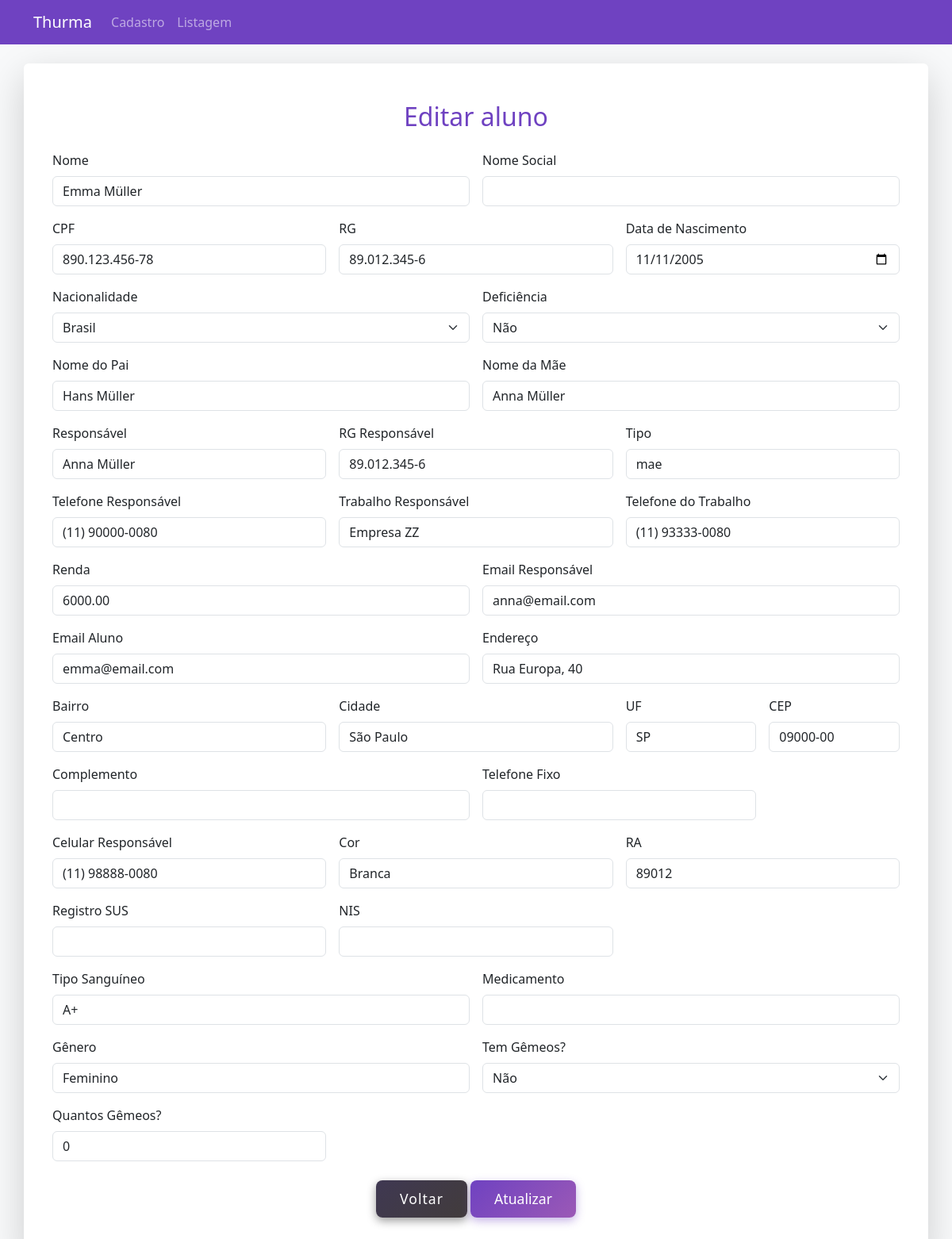
Before: /editar_aluno.php?id=240 with the older database file.
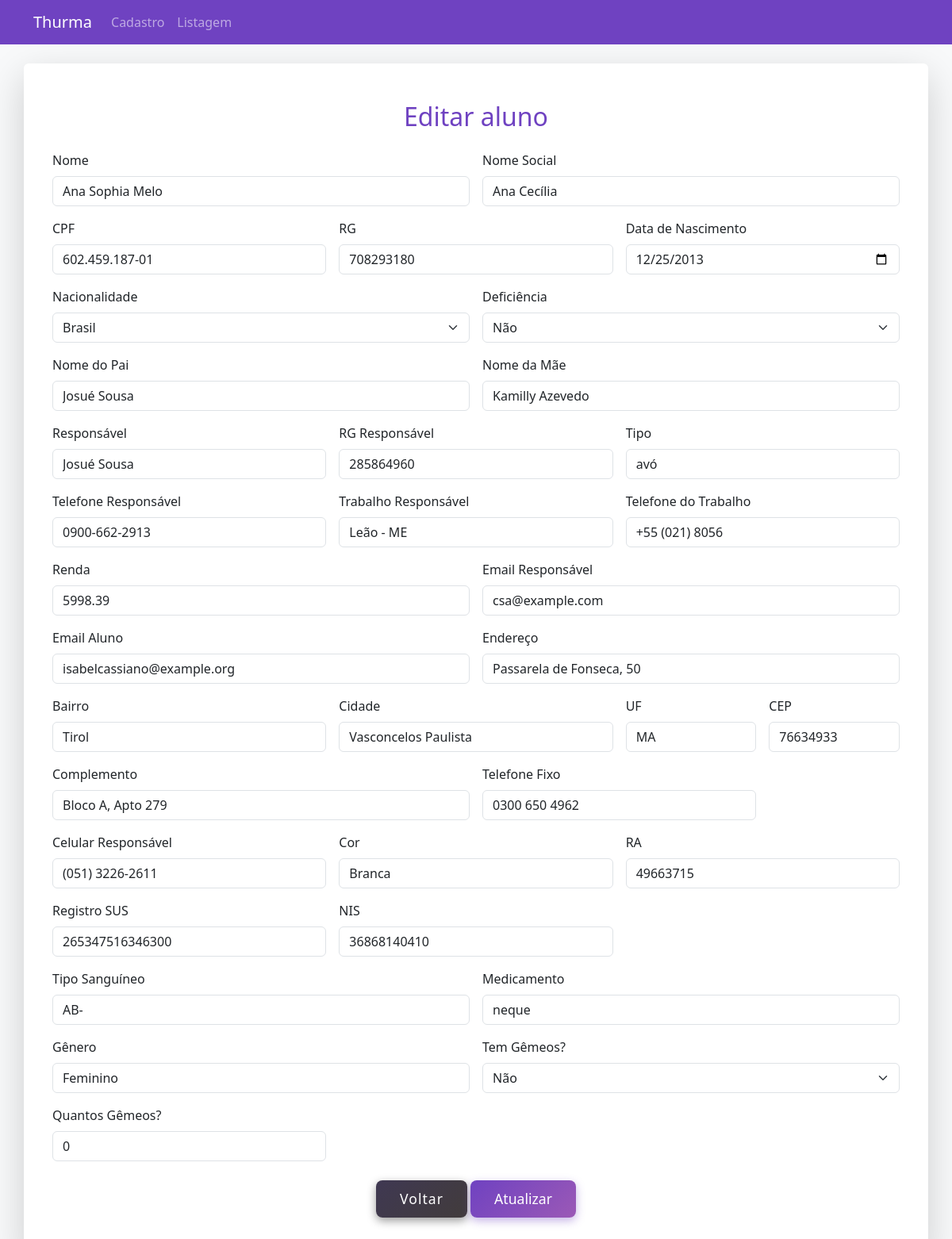
After: the same page with the newer database file.
### tables this page shows
CREATE TABLE `alunos` (
  `id` int(11) NOT NULL,
  `nome` varchar(255) NOT NULL,
  `nome_social` varchar(255) DEFAULT NULL,
  `cpf` varchar(14) NOT NULL,
  `rg` varchar(12) DEFAULT NULL,
  `data_nascimento` date NOT NULL,
  `nacionalidade` varchar(100) DEFAULT NULL,
  `deficiencia` enum('sim','nao') DEFAULT 'nao',
  `nome_pai` varchar(255) DEFAULT NULL,
  `nome_mae` varchar(255) DEFAULT NULL,
  `responsavel` varchar(255) NOT NULL,
  `rg_responsavel` varchar(12) DEFAULT NULL,
  `tipo_responsavel` varchar(100) DEFAULT NULL,
  `tel_responsavel` varchar(15) DEFAULT NULL,
  `trabalho_responsavel` varchar(255) DEFAULT NULL,
  `tel_trabalho_responsavel` varchar(15) DEFAULT NULL,
  `renda_responsavel` decimal(10,2) DEFAULT NULL,
  `email_responsavel` varchar(255) DEFAULT NULL,
  `email_aluno` varchar(255) DEFAULT NULL,
  `endereco` varchar(255) DEFAULT NULL,
  `bairro` varchar(100) DEFAULT NULL,
  `cidade` varchar(100) DEFAULT NULL,
  `uf` char(2) DEFAULT NULL,
  `cep` varchar(8) DEFAULT NULL,
  `complemento` varchar(100) DEFAULT NULL,
  `telefone_fixo` varchar(15) DEFAULT NULL,
  `cel_responsavel` varchar(15) DEFAULT NULL,
  `cor` varchar(50) DEFAULT NULL,
  `ra` varchar(20) NOT NULL,
  `registro_sus` varchar(20) DEFAULT NULL,
  `nis` varchar(20) DEFAULT NULL,
  `tipo_sanguineo` varchar(3) DEFAULT NULL,
  `medicamento` varchar(255) DEFAULT NULL,
  `genero` varchar(20) DEFAULT NULL,
  `tem_gemeos` enum('sim','nao') DEFAULT 'nao',
  `quantos_gemeos` int(11) DEFAULT 0,
  `sala` enum('1º Ano Fundamental','2º Ano Fundamental','3º Ano Fundamental','4º Ano Fundamental','5º Ano Fundamental','6º Ano Fundamental','7º Ano Fundamental','8º Ano Fundamental','9º Ano Fundamental','1º Ano Médio','2º Ano Médio','3º Ano Médio') NOT NULL DEFAULT '1º Ano Fundamental',
  `pais` enum('Afeganistão','África do Sul','Albânia','Alemanha','Andorra','Angola','Antígua e Barbuda','Arábia Saudita','Argélia','Argentina','Armênia','Austrália','Áustria','Azerbaijão','Bahamas','Bahrein','Bangladesh','Barbados','Bélgica','Belize','Benin','Bielorrússia','Bolívia','Bósnia e Herzegovina','Botsuana','Brasil','Brunei','Bulgária','Burquina Faso','Burundi','Butão','Cabo Verde','Camarões','Camboja','Canadá','Catar','Cazaquistão','Chade','Chile','China','Chipre','Colômbia','Comores','Congo','Coreia do Norte','Coreia do Sul','Costa do Marfim','Costa Rica','Croácia','Cuba','Dinamarca','Djibuti','Dominica','Egito','El Salvador','Emirados Árabes Unidos','Equador','Eritreia','Eslováquia','Eslovênia','Espanha','Estados Unidos','Estônia','Eswatini','Etiópia','Fiji','Filipinas','Finlândia','França','Gabão','Gâmbia','Gana','Geórgia','Granada','Grécia','Guatemala','Guiana','Guiné','Guiné Equatorial','Guiné-Bissau','Haiti','Holanda','Honduras','Hungria','Iémen','Ilhas Marshall','Ilhas Salomão','Índia','Indonésia','Irã','Iraque','Irlanda','Islândia','Israel','Itália','Jamaica','Japão','Jordânia','Kiribati','Kuwait','Laos','Lesoto','Letônia','Líbano','Libéria','Líbia','Liechtenstein','Lituânia','Luxemburgo','Macedônia do Norte','Madagáscar','Malásia','Malawi','Maldivas','Mali','Malta','Marrocos','Maurício','Mauritânia','México','Mianmar','Micronésia','Moçambique','Moldávia','Mônaco','Mongólia','Montenegro','Namíbia','Nauru','Nepal','Nicarágua','Níger','Nigéria','Noruega','Nova Zelândia','Omã','Palau','Panamá','Papua-Nova Guiné','Paquistão','Paraguai','Peru','Polônia','Portugal','Quênia','Quirguistão','Reino Unido','República Centro-Africana','República Checa','República Democrática do Congo','República Dominicana','Romênia','Ruanda','Rússia','Saara Ocidental','Saint Kitts e Nevis','Saint Vincent e Granadinas','Samoa','San Marino','Santa Lúcia','São Tomé e Príncipe','Senegal','Serra Leoa','Sérvia','Singapura','Síria','Somália','Sri Lanka','Suazilândia','Sudão','Sudão do Sul','Suécia','Suíça','Suriname','Tailândia','Taiwan','Tajiquistão','Tanzânia','Timor-Leste','Togo','Tonga','Trindade e Tobago','Tunísia','Turcomenistão','Turquia','Tuvalu','Ucrânia','Uganda','Uruguai','Uzbequistão','Vanuatu','Vaticano','Venezuela','Vietnã','Zâmbia','Zimbábue') DEFAULT NULL
);

### editar_aluno.php (the view, shortened to what the changed rows need)
<?php
include 'conexao.php';
if (isset($_GET['id'])) {
    $id = $_GET['id'];
    $sql = "SELECT * FROM alunos WHERE id = ?";
    $stmt = $conn->prepare($sql);
    $stmt->bind_param("i", $id);
    $stmt->execute();
    $result = $stmt->get_result();
    if ($result->num_rows > 0) {
        $alunos = $result->fetch_assoc();
    } else {
        die("Aluno não encontrado.");
    }
} else {
    die("ID do aluno não especificado.");
}
?>
<!DOCTYPE html>
<html lang="pt-BR">
<head>
    <link href="https://cdn.jsdelivr.net/npm/bootstrap@5.3.0/dist/css/bootstrap.min.css" rel="stylesheet">
    <link rel="stylesheet" href="style.css">
</head>
<body class="bg-light">
<div class="container bg-white shadow-lg rounded p-4 mb-5">
    <div class="container my-4">
    <h2 class="text-center text-purple mb-4">Editar aluno</h2>
        <form method="POST" class="row g-3">
            <div class="col-md-6">
                <label class="form-label">Nome</label>
                <input type="text" class="form-control" name="nome" value="<?= $alunos['nome'] ?>" required>
            </div>
            <div class="col-md-6">
                <label class="form-label">Nome Social</label>
                <input type="text" class="form-control" name="nome_social" value="<?= $alunos['nome_social'] ?>">
            </div>
            <div class="col-md-4">
                <label class="form-label">CPF</label>
                <input type="text" class="form-control cpf" name="cpf" value="<?= $alunos['cpf'] ?>" required>
            </div>
            <div class="col-md-4">
                <label class="form-label">RG</label>
                <input type="text" class="form-control rg" name="rg" value="<?= $alunos['rg'] ?>">
            </div>
            <div class="col-md-4">
                <label class="form-label">Data de Nascimento</label>
                <input type="date" class="form-control" name="data_nascimento" value="<?= $alunos['data_nascimento'] ?>">
            </div>
            <div class="col-md-6">
                <label class="form-label">Deficiência</label>
                <select name="deficiencia" class="form-select">
                    <option value="nao" <?= $alunos['deficiencia'] === 'nao' ? 'selected' : '' ?>>Não</option>
                </select>
            </div>
            <div class="col-md-6">
                <label class="form-label">Nome do Pai</label>
                <input type="text" class="form-control" name="nome_pai" value="<?= $alunos['nome_pai'] ?>">
            </div>
            <div class="col-md-6">
                <label class="form-label">Nome da Mãe</label>
                <input type="text" class="form-control" name="nome_mae" value="<?= $alunos['nome_mae'] ?>">
            </div>
            <div class="col-md-4">
                <label class="form-label">Responsável</label>
                <input type="text" class="form-control" name="responsavel" value="<?= $alunos['responsavel'] ?>">
            </div>
            <div class="col-md-4">
                <label class="form-label">RG Responsável</label>
                <input type="text" class="form-control rg" name="rg_responsavel" value="<?= $alunos['rg_responsavel'] ?>">
            </div>
            <div class="col-md-4">
                <label class="form-label">Tipo</label>
                <input type="text" class="form-control" name="tipo_responsavel" value="<?= $alunos['tipo_responsavel'] ?>">
            </div>
            <div class="col-md-4">
                <label class="form-label">Telefone Responsável</label>
                <input type="text" class="form-control telefone" name="tel_responsavel" value="<?= $alunos['tel_responsavel'] ?>">
            </div>
            <div class="col-md-4">
                <label class="form-label">Trabalho Responsável</label>
                <input type="text" class="form-control" name="trabalho_responsavel" value="<?= $alunos['trabalho_responsavel'] ?>">
            </div>
            <div class="col-md-4">
                <label class="form-label">Telefone do Trabalho</label>
                <input type="text" class="form-control telefone" name="tel_trabalho_responsavel" value="<?= $alunos['tel_trabalho_responsavel'] ?>">
            </div>
            <div class="col-md-6">
                <label class="form-label">Renda</label>
                <input type="text" class="form-control" name="renda_responsavel" value="<?= $alunos['renda_responsavel'] ?>">
            </div>
            <div class="col-md-6">
                <label class="form-label">Email Responsável</label>
                <input type="email" class="form-control" name="email_responsavel" value="<?= $alunos['email_responsavel'] ?>">
            </div>
            <div class="col-md-6">
                <label class="form-label">Email Aluno</label>
                <input type="email" class="form-control" name="email_aluno" value="<?= $alunos['email_aluno'] ?>">
            </div>
            <div class="col-md-6">
                <label class="form-label">Endereço</label>
                <input type="text" class="form-control" name="endereco" value="<?= $alunos['endereco'] ?>">
            </div>
            <div class="col-md-4">
                <label class="form-label">Bairro</label>
                <input type="text" class="form-control" name="bairro" value="<?= $alunos['bairro'] ?>">
            </div>
            <div class="col-md-4">
                <label class="form-label">Cidade</label>
                <input type="text" class="form-control" name="cidade" value="<?= $alunos['cidade'] ?>">
            </div>
            <div class="col-md-2">
                <label class="form-label">UF</label>
                <input type="text" class="form-control" name="uf" value="<?= $alunos['uf'] ?>">
            </div>
            <div class="col-md-2">
                <label class="form-label">CEP</label>
                <input type="text" class="form-control cep" name="cep" value="<?= $alunos['cep'] ?>">
            </div>
            <div class="col-md-6">
                <label class="form-label">Complemento</label>
                <input type="text" class="form-control" name="complemento" value="<?= $alunos['complemento'] ?>">
            </div>
            <div class="col-md-4">
                <label class="form-label">Telefone Fixo</label>
                <input type="text" class="form-control telefone" name="telefone_fixo" value="<?= $alunos['telefone_fixo'] ?>">
            </div>
            <div class="col-md-4">
                <label class="form-label">Celular Responsável</label>
                <input type="text" class="form-control telefone" name="cel_responsavel" value="<?= $alunos['cel_responsavel'] ?>">
            </div>
            <div class="col-md-4">
                <label class="form-label">Cor</label>
                <input type="text" class="form-control" name="cor" value="<?= $alunos['cor'] ?>">
            </div>
            <div class="col-md-4">
                <label class="form-label">RA</label>
                <input type="text" class="form-control" name="ra" maxlength="5" value="<?= $alunos['ra'] ?>">
            </div>
            <div class="col-md-4">
                <label class="form-label">Registro SUS</label>
                <input type="text" class="form-control" name="registro_sus" value="<?= $alunos['registro_sus'] ?>">
            </div>
            <div class="col-md-4">
                <label class="form-label">NIS</label>
                <input type="text" class="form-control" name="nis" value="<?= $alunos['nis'] ?>">
            </div>
            <div class="col-md-6">
                <label class="form-label">Tipo Sanguíneo</label>
                <input type="text" class="form-control" name="tipo_sanguineo" value="<?= $alunos['tipo_sanguineo'] ?>">
            </div>
            <div class="col-md-6">
                <label class="form-label">Medicamento</label>
                <input type="text" class="form-control" name="medicamento" value="<?= $alunos['medicamento'] ?>">
            </div>
            <div class="col-md-6">
                <label class="form-label">Gênero</label>
                <input type="text" class="form-control" name="genero" value="<?= $alunos['genero'] ?>">
            </div>
            <div class="col-md-6">
                <label class="form-label">Tem Gêmeos?</label>
                <select class="form-select" name="tem_gemeos">
                    <option value="nao" <?= $alunos['tem_gemeos'] === 'nao' ? 'selected' : '' ?>>Não</option>
                </select>
            </div>
            <div class="col-md-4">
                <label class="form-label">Quantos Gêmeos?</label>
                <input type="number" class="form-control" name="quantos_gemeos" value="<?= $alunos['quantos_gemeos'] ?>">
            </div>
        </form>
    </div>
</div>
</body>
</html>

Changed rows visible on the page:
changed alunos "Não": nome "Emma Müller" → "Ana Sophia Melo"; nome_social (not shown) → "Ana Cecília"; cpf "890.123.456-78" → "602.459.187-01"; rg "89.012.345-6" → "708293180"; data_nascimento "11/11/2005" → "12/25/2013"; nome_pai "Hans Müller" → "Josué Sousa"; nome_mae "Anna Müller" → "Kamilly Azevedo"; responsavel "Anna Müller" → "Josué Sousa"; rg_responsavel "89.012.345-6" → "285864960"; tipo_responsavel "mae" → "avó"; tel_responsavel "(11) 90000-0080" → "0900-662-2913"; trabalho_responsavel "Empresa ZZ" → "Leão - ME"; tel_trabalho_responsavel "(11) 93333-0080" → "+55 (021) 8056"; renda_responsavel "6000.00" → "5998.39"; email_responsavel "anna@email.com" → "csa@example.com"; email_aluno "emma@email.com" → "isabelcassiano@example.org"; endereco "Rua Europa, 40" → "Passarela de Fonseca, 50"; bairro "Centro" → "Tirol"; cidade "São Paulo" → "Vasconcelos Paulista"; uf "SP" → "MA"; cep "09000-00" → "76634933"; complemento (not shown) → "Bloco A, Apto 279"; telefone_fixo (not shown) → "0300 650 4962"; cel_responsavel "(11) 98888-0080" → "(051) 3226-2611"; ra "89012" → "49663715"; registro_sus (not shown) → "265347516346300"; nis (not shown) → "36868140410"; tipo_sanguineo "A+" → "AB-"; medicamento (not shown) → "neque"
